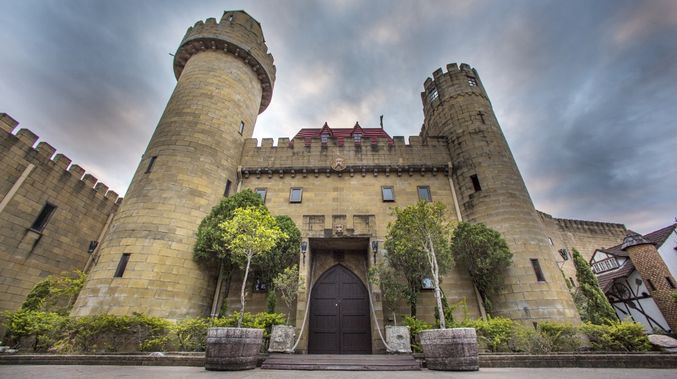
#> input picture img/castle.jpg, 677 x 379 px
$ python 03_IMG_DIFF.py --first ../../../img/castle.jpg --second ../../../img/chessboard.jpg   (older library calls are emulated)
#> lines starting #> are read from the running program, lines starting #| are printed output that depends on the picture
#!/usr/bin/env python3
# -*- coding: utf-8 -*-
"""
Created by lativ on 10/07/18 at 21:08

FROM: https://www.pyimagesearch.com/2017/06/19/image-difference-with-opencv-and-python/

NOT EXACTLY AS IT WAS SHOWED IN CLASS.
"""

from skimage.measure import compare_ssim
import argparse
import imutils
import cv2 as cv

ap = argparse.ArgumentParser()
ap.add_argument('-f', '--first', required=True,
                help='first input image')
ap.add_argument('-s', '--second', required=True,
                help='second')
args = vars(ap.parse_args())

imageA = cv.imread(args['first'])
#> imageA is the input picture: shape (379, 677, 3); mean B, G, R 117.2, 124.7, 127.6
imageB = cv.imread(args['second'])
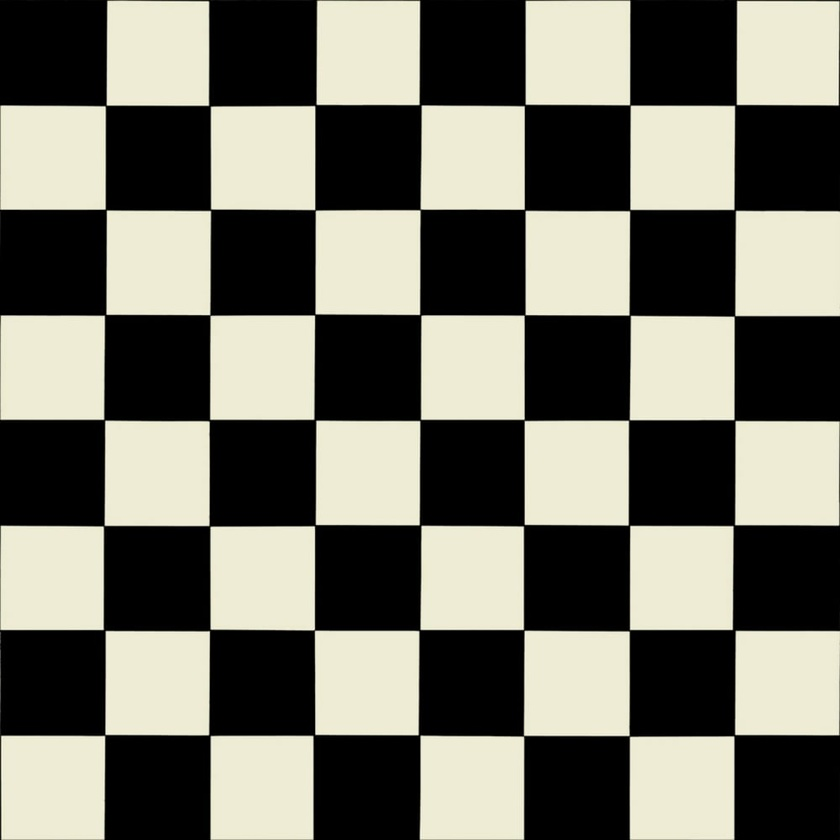
#> input picture img/chessboard.jpg, 840 x 840 px, shrunk from 1000 x 1000 before the run
#> imageB is the input picture: shape (840, 840, 3); mean B, G, R 104.9, 116.1, 117

grayA = cv.cvtColor(imageA, cv.COLOR_BGR2GRAY)
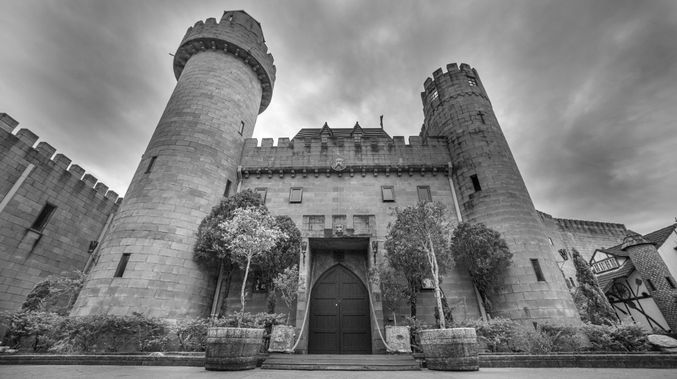
#> grayA: shape (379, 677); min 0, max 255, mean 124.7
grayB = cv.cvtColor(imageB, cv.COLOR_BGR2GRAY)
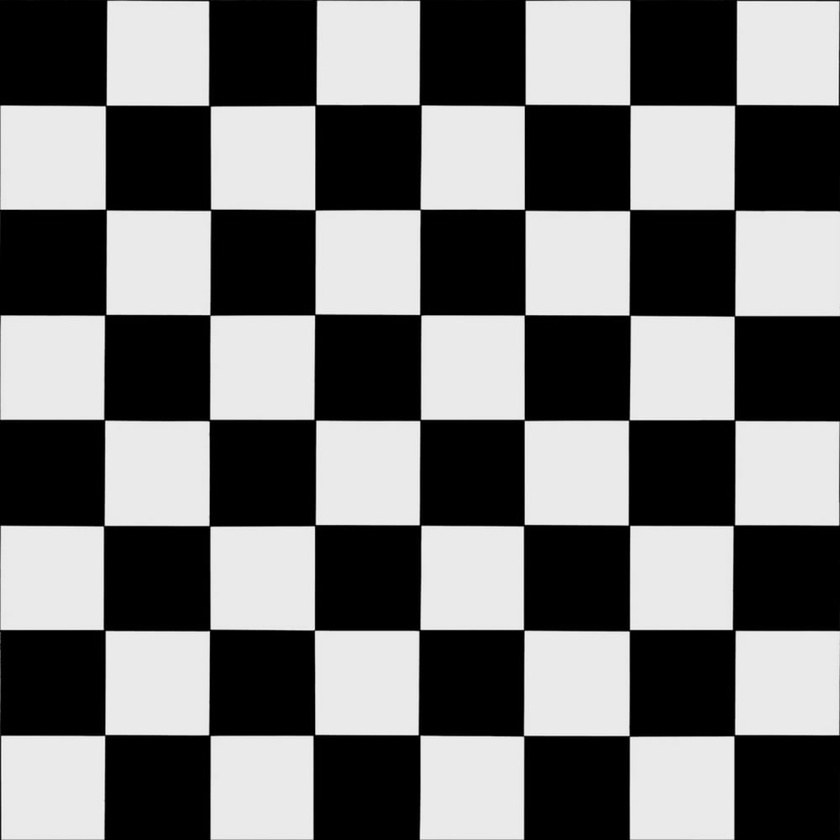
#> grayB: shape (840, 840); min 0, max 251, mean 115.1

#> (the run stopped early here; a loop or call above may not have finished)
